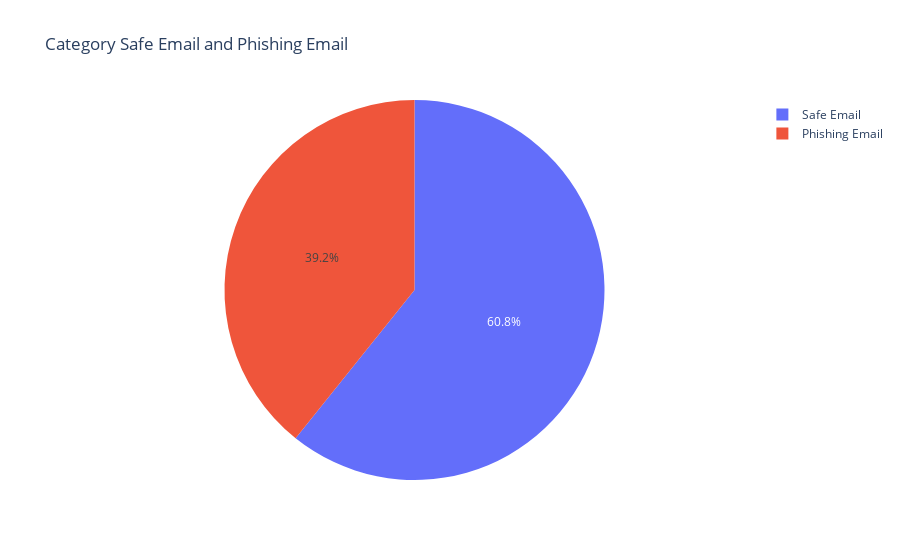

The cell this chart's notebook holds for it:
### Code cell
# Create the pie chart
fig_pie = px.pie(df['Email Type'].value_counts(), names=df['Email Type'].value_counts().index,
                 values=df['Email Type'].value_counts().values, title="Category Safe Email and Phishing Email")

# Show the pie chart
fig_pie.show()

### Figure 1 — Plotly figure (JSON) as saved in the notebook; plotly's stock layout.template omitted (floating-point values rounded to 4 significant figures)
{"data": [{"domain": {"x": [0, 1], "y": [0, 1]}, "hovertemplate": "label=%{label}<br>value=%{value}<extra></extra>", "labels": ["Safe Email", "Phishing Email"], "legendgroup": "", "name": "", "showlegend": true, "type": "pie", "values": [11322, 7312]}], "layout": {"legend": {"tracegroupgap": 0}, "title": {"text": "Category Safe Email and Phishing Email"}}}
